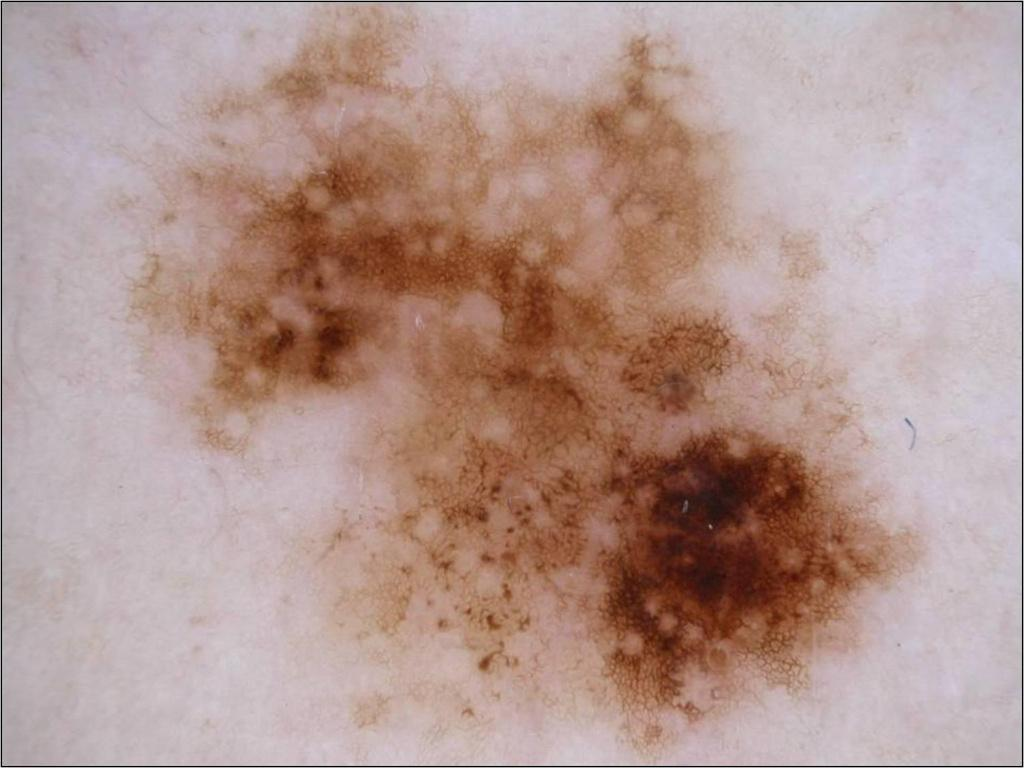
#> input picture images/melanoma.jpg, 1024 x 768 px
$ python -i features.py   (imports and definitions only)   (older library calls are emulated)
#> lines starting #> are read from the running program, lines starting #| are printed output that depends on the picture; after the words box and inside, x2 and y2 are one past the last pixel; in counts of white or black regions, pixels touching at a corner belong together
#> further down, picture is the input picture: shape (768, 1024, 3); mean B, G, R 144.1, 151, 178.7
import math
import scipy.fft
import numpy as np
from skimage.feature import greycomatrix, greycoprops
import cv2
from sklearn.decomposition import PCA


# Centre, axes de symmétrie

def get_area(img):
    return len([pixel for row in img for pixel in row if pixel == 0])


def get_points(img):
    return [(j, img.shape[0] - i - 1) for i, row in enumerate(img) for j, pixel in enumerate(row) if pixel != 0]


# [5 lines left out: function get_center, not called in this run]


def relative_side_of_point(p, d):
    return (d[0][0] - p[0]) * (d[1][1] - p[1]) - (d[0][1] - p[1]) * (d[1][0] - p[0]) < 0


# [42 lines left out: functions get_axes, make_quadrants, get_full_quads, get_quad_mean_color, not called in this run]


######


# Nos features

# Renvoie la tranformation de Fourier rapide en 2 dimensions
# Attention, l'image résultante contient des nombres complexes.
# Pour éviter que cela pose soucis, ajouter np.abs(...)
# Aussi, faire np.fft.fftshift(...) avant le abs pour plus de clarté
# (Cela met la fréquence zéro au centre)
def get_fourier_transform(img):
    return scipy.fft.fft2(img)


def color_symmetry(img):
    pass


# Feature innovante
# Renvoie la différence entre l'image et sa copie miroir (des deux axes)
# Axis=0 : Horizontal
# Axis=1 : Vertical
# Axis=2 : Les deux (diagonale)
# [28 lines left out: functions get_diff, crop_lesion, not called in this run]


def get_diff_img(mask, img, axis=2):
    cropped = crop_lesion(mask, img)
    return get_diff(cropped, axis)


########################## Inutilisé

###########

# Calcul optimal du centroid d'une liste de point
# [17 lines left out: functions centeroidnp, get_centroid, not called in this run]


def center_img(img):
    gray = cv2.cvtColor(img, cv2.COLOR_BGR2GRAY)
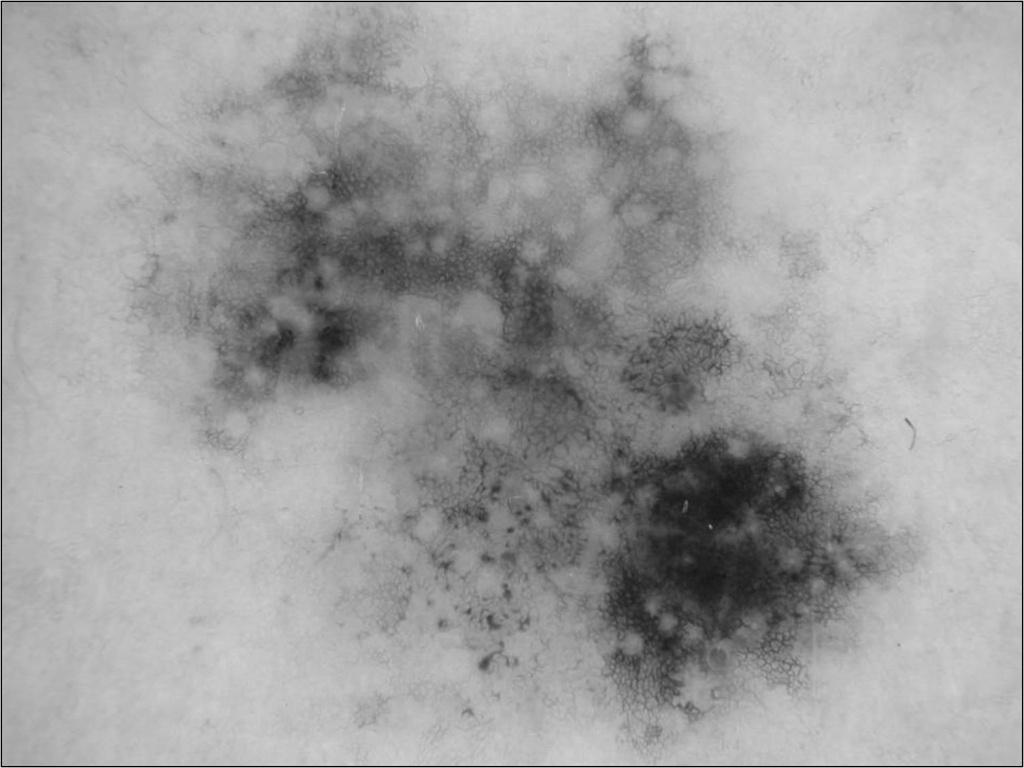
#> gray: shape (768, 1024); min 0, max 227, mean 158.5
    height, width = gray.shape
#> height = 768; width = 1024
    wi = width / 2
#> wi = 512
    he = height / 2
#> he = 384
    ret, thres = cv2.threshold(gray, 95, 255, 0)
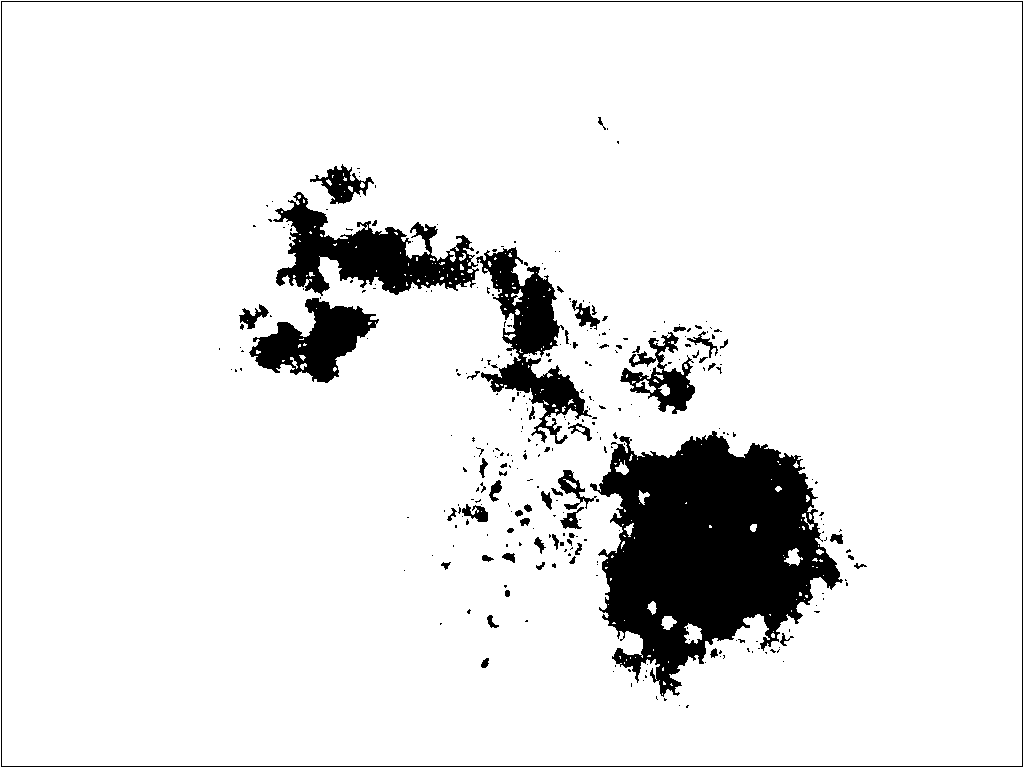
#> thres: shape (768, 1024); 90.8% white; 309 black regions (249 under 20 px), largest, box (x1, y1, x2, y2) and area: (590, 431, 843, 697) 38703, (273, 192, 479, 296) 9140, (476, 247, 592, 444) 7559
    M = cv2.moments(thres)
#> M = moments, m00 181991715, centre m10/m00, m01/m00 = (503.5, 376.8)
    cX = int(M["m10"] / M["m00"])
#> cX = 503
    cY = int(M["m01"] / M["m00"])
#> cY = 376
    cv2.circle(gray, (round(cX), round(cY)), 2, (0, 255, 0), -1)
#> gray: shape (768, 1024); under 0.01% of pixels changed, all inside (x1, y1, x2, y2) = (501, 374, 506, 379)
    offsetX = wi - cX
#> offsetX = 9
    offsetY = he - cY
#> offsetY = 8
    T = np.float32([[1, 0, offsetX], [0, 1, offsetY]])
#> T = [[1, 0, 9], [0, 1, 8]]
    centered_img = cv2.warpAffine(gray, T, (width, height))
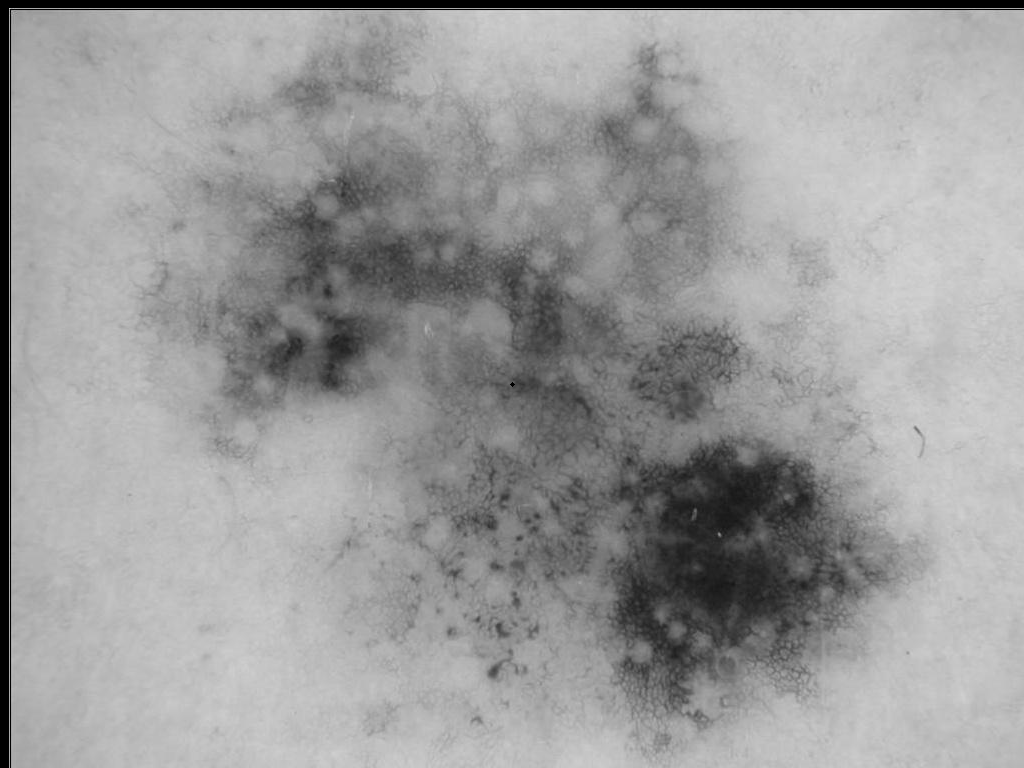
#> centered_img: shape (768, 1024); min 0, max 223, mean 155.4
    return centered_img


def get_major_axe(img):
    return 0


def get_minor_axe(img):
    return 0


def get_perimeter(img):
    return 0


# Border irregularity index
# [6 lines left out: function get_BII, not called in this run]


def get_GLCM(img):
    return greycomatrix(img, distances=[5], angles=[0], levels=256,
                        symmetric=True, normed=True)


# Feature extractor algorithms

# [7 lines left out: function get_sift_features, not called in this run]

>>> import cv2
>>> picture = cv2.imread('../images/melanoma.jpg')
>>> result = center_img(picture)

$ run again, on images/naevus.jpg
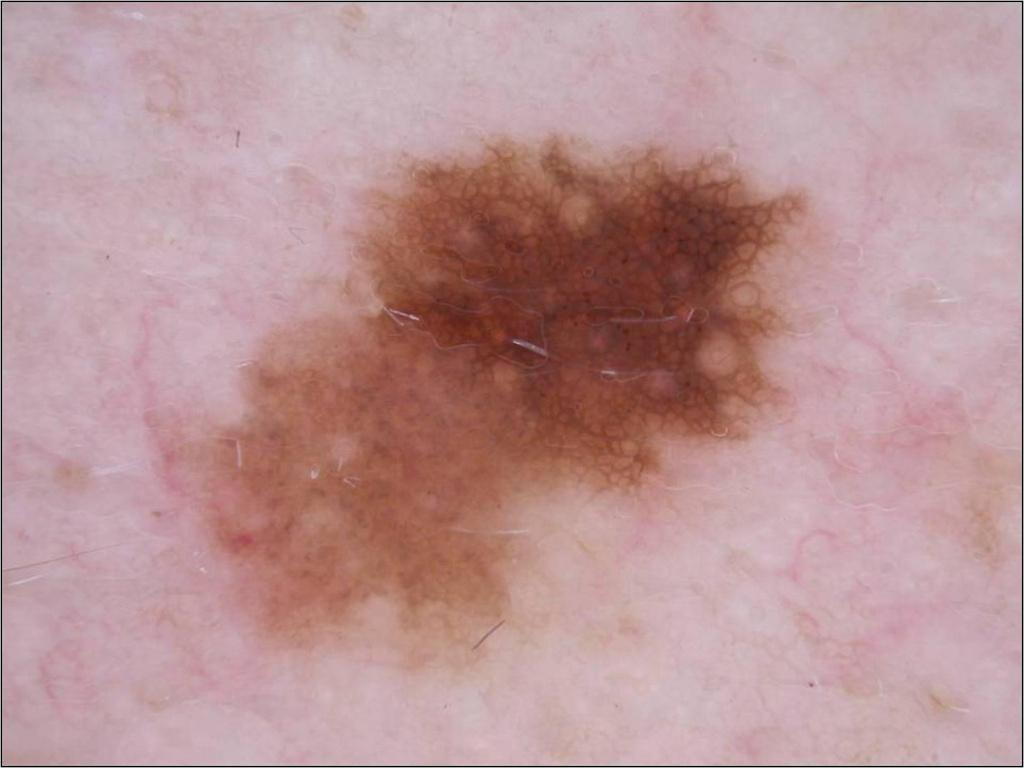
#> input picture images/naevus.jpg, 1024 x 768 px
#> picture is the input picture: shape (768, 1024, 3); mean B, G, R 150.1, 148.3, 186.3
#> in center_img, `ret, thres = cv2.threshold(gray, 95, 255, 0)`:
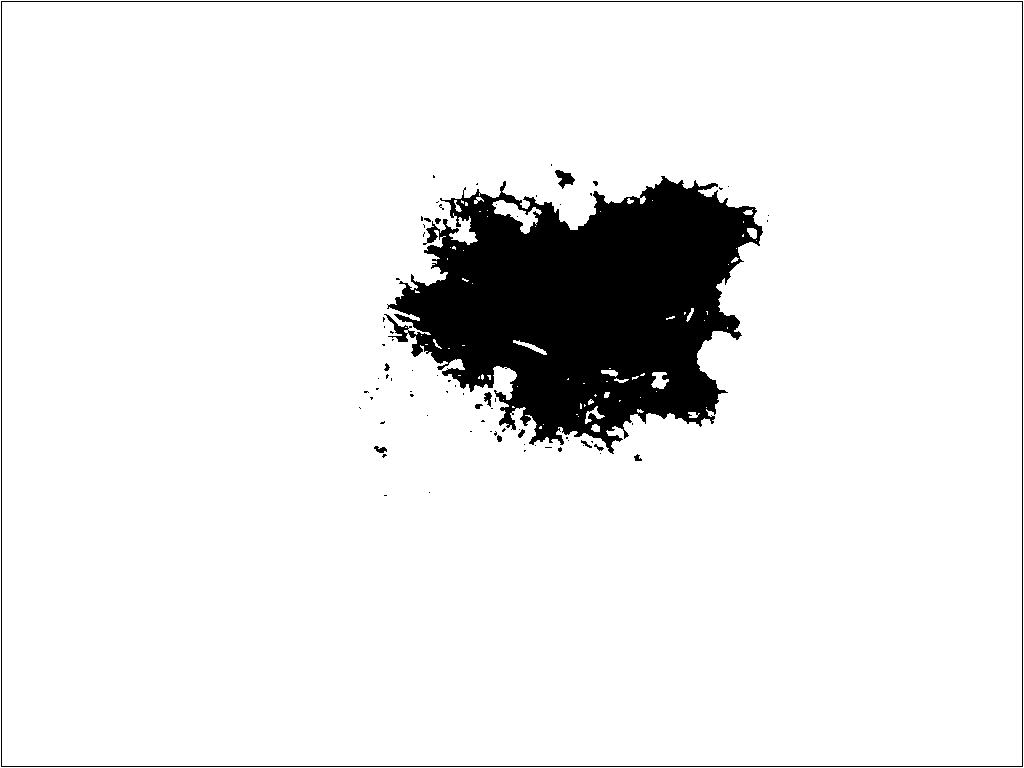
#> thres: shape (768, 1024); 91.5% white; 77 black regions (64 under 20 px), largest, box (x1, y1, x2, y2) and area: (384, 176, 763, 454) 62111, (1, 1, 1023, 767) 3572, (555, 170, 575, 189) 196
#> M = moments, m00 183574245, centre m10/m00, m01/m00 = (505.3, 390.3)
#> cX = 505
#> cY = 390
#> offsetX = 7
#> offsetY = -6
#> T = [[1, 0, 7], [0, 1, -6]]
#> in center_img, `centered_img = cv2.warpAffine(gray, T, (width, height))`:
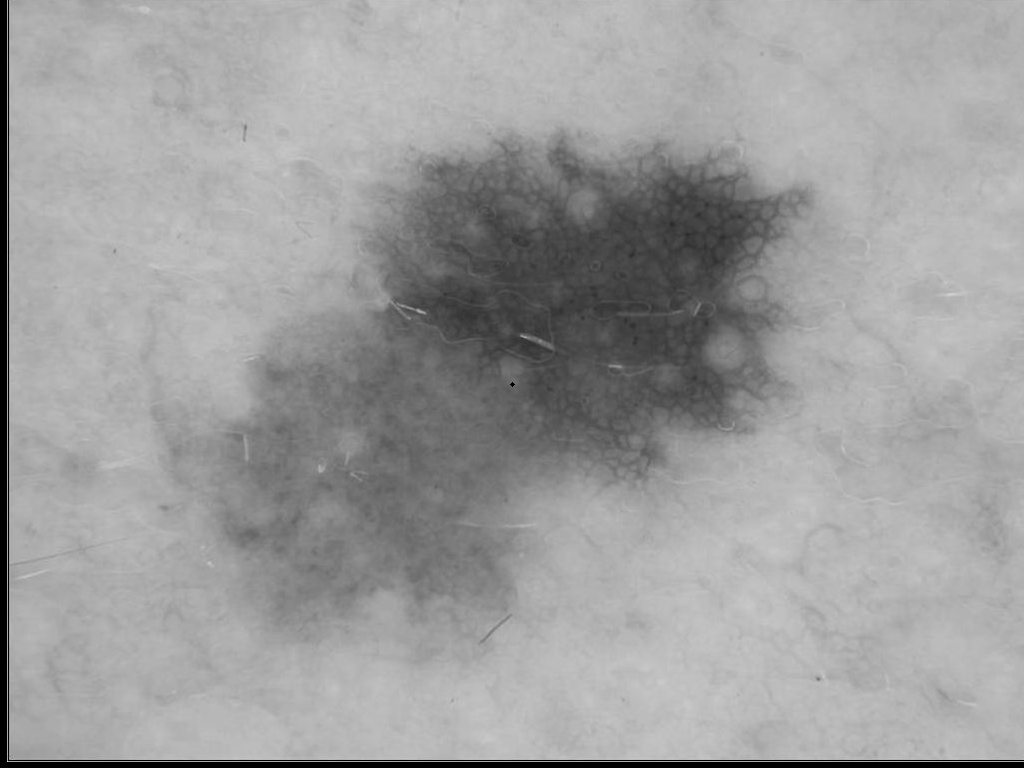
#> centered_img: shape (768, 1024); min 0, max 223, mean 157.7
